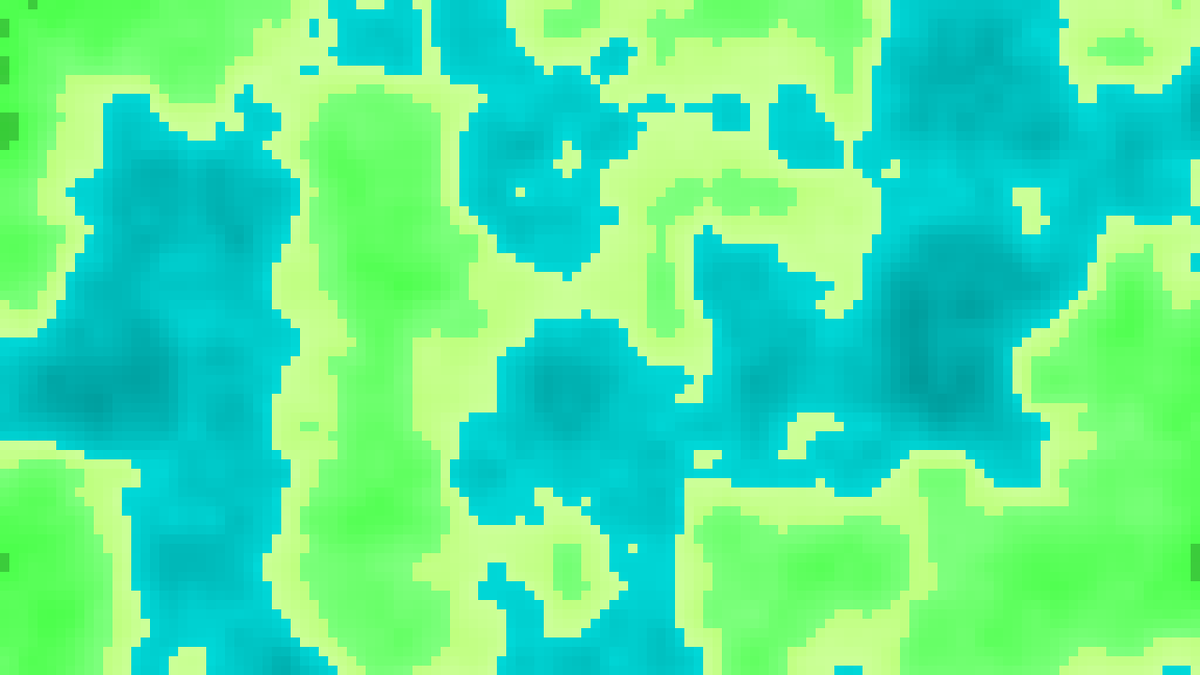
Frame 1 (no input)
Frame 60 (the mouse pressed at the canvas centre just before this capture): identical to frame 1, image omitted
Frame 120 (the mouse held since frame 60 and released just before this capture): identical to frame 1, image omitted

The Processing sketch that drew this single still picture (run headless with seeded random() and noise(); from frame 60 on, the mouse is pressed at the canvas centre):

// Processing sketch: art_012
// ── art_012.pde
int drawWidth;
int drawHeight;
int xDrawOffset;
int yDrawOffset;
int xRes;
int yRes;

float xNoiseOffset, xNoiseDimension;
float yNoiseOffset, yNoiseDimension;

void setup() {
 
  size(1280, 720);
  pixelDensity(displayDensity());
  colorMode(HSB, 360, 1, 1, 1);
  
  loadConfig();
  
  rectMode(CENTER);
  render();
}

void loadConfig() {
  noiseSeed(0);
  
  drawWidth = width;
  drawHeight = height;
  
  xRes = 10;
  yRes = 10;
  
  xDrawOffset = xRes/2;
  yDrawOffset = yRes/2;
  
  xNoiseDimension = 0.05;
  yNoiseDimension = 0.05;
}

void draw() {
}

void keyPressed() {
  if(key == ' ') {
    noiseSeed(int(random(0,99999)));
    render(); 
  }
}

void render() {
  background(0);
  
  noStroke();
  yNoiseOffset = 0.0;
  for(int y = 0; y <= drawHeight; y += yRes) {
    xNoiseOffset = 0.0;
    for(int x = 0; x <= drawWidth; x += xRes) {
      
      float shade = noise(xNoiseOffset, yNoiseOffset);
      int tileId = int(map(shade, 0.0, 1, 0.0, 10.0));
      
      // Colour them in
      if(tileId <= 3) {
        fill(180, 1, 0.45 + shade);
      }
      else if(tileId  <= 4) {
        fill(90, shade, 1);  
      }
      else if(tileId  <= 6) {
        fill(120, shade, 1);  
      }
      else if(tileId  <= 8) {
        fill(120, shade, 0.8);  
      }
      
      
      rect(x + xDrawOffset, y + yDrawOffset, xRes, yRes);
      
      xNoiseOffset += xNoiseDimension;
    }
    yNoiseOffset += yNoiseDimension;
  }
}
